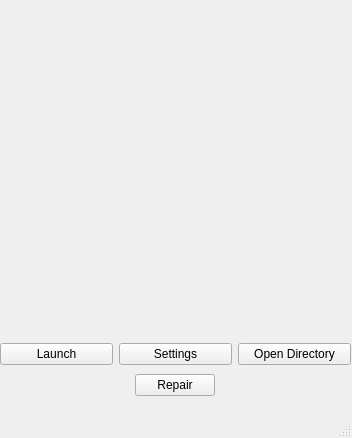
<?xml version="1.0" encoding="UTF-8"?>
<ui version="4.0">
 <class>MainWindow</class>
 <widget class="QMainWindow" name="MainWindow">
  <property name="geometry">
   <rect>
    <x>0</x>
    <y>0</y>
    <width>352</width>
    <height>438</height>
   </rect>
  </property>
  <property name="windowTitle">
   <string>Launcher</string>
  </property>
  <widget class="QWidget" name="centralwidget">
   <property name="autoFillBackground">
    <bool>true</bool>
   </property>
   <widget class="QWidget" name="horizontalLayoutWidget">
    <property name="geometry">
     <rect>
      <x>0</x>
      <y>339</y>
      <width>351</width>
      <height>31</height>
     </rect>
    </property>
    <layout class="QHBoxLayout" name="horizontalLayout">
     <item>
      <widget class="QPushButton" name="launch_button">
       <property name="text">
        <string>Launch</string>
       </property>
      </widget>
     </item>
     <item>
      <widget class="QPushButton" name="settings_button">
       <property name="text">
        <string>Settings</string>
       </property>
      </widget>
     </item>
     <item>
      <widget class="QPushButton" name="open_directory_button">
       <property name="text">
        <string>Open Directory</string>
       </property>
      </widget>
     </item>
    </layout>
   </widget>
   <widget class="QLabel" name="label">
    <property name="geometry">
     <rect>
      <x>0</x>
      <y>0</y>
      <width>351</width>
      <height>331</height>
     </rect>
    </property>
    <property name="text">
     <string/>
    </property>
    <property name="pixmap">
     <pixmap>../images/main_image.png</pixmap>
    </property>
   </widget>
   <widget class="QWidget" name="horizontalLayoutWidget_2">
    <property name="geometry">
     <rect>
      <x>-1</x>
      <y>370</y>
      <width>351</width>
      <height>31</height>
     </rect>
    </property>
    <layout class="QHBoxLayout" name="horizontalLayout_2">
     <item>
      <spacer name="horizontalSpacer">
       <property name="orientation">
        <enum>Qt::Horizontal</enum>
       </property>
       <property name="sizeHint" stdset="0">
        <size>
         <width>40</width>
         <height>20</height>
        </size>
       </property>
      </spacer>
     </item>
     <item>
      <widget class="QPushButton" name="repair_button">
       <property name="text">
        <string>Repair</string>
       </property>
      </widget>
     </item>
     <item>
      <spacer name="horizontalSpacer_2">
       <property name="orientation">
        <enum>Qt::Horizontal</enum>
       </property>
       <property name="sizeHint" stdset="0">
        <size>
         <width>40</width>
         <height>20</height>
        </size>
       </property>
      </spacer>
     </item>
    </layout>
   </widget>
  </widget>
  <widget class="QStatusBar" name="statusbar"/>
  <widget class="QMenuBar" name="menubar">
   <property name="geometry">
    <rect>
     <x>0</x>
     <y>0</y>
     <width>352</width>
     <height>21</height>
    </rect>
   </property>
  </widget>
 </widget>
 <resources/>
 <connections/>
</ui>
